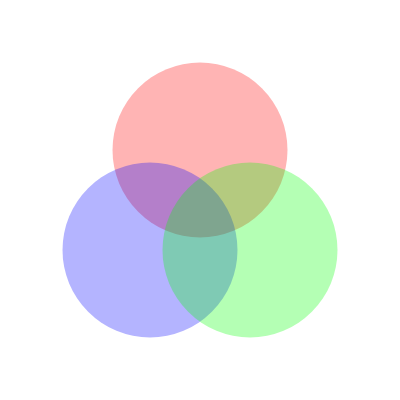
Frame 1 (no input)
Frame 60 (no input): identical to frame 1, image omitted
Frame 120 (the mouse pressed at the canvas centre since frame 60): identical to frame 1, image omitted

The p5.js sketch that drew this single still picture (run headless with seeded random() and noise() and a simulated clock; from frame 60 on, the mouse is pressed at the canvas centre):

// p5.js sketch
// ── sketch.js
function setup() {
  createCanvas(400, 400);
}

function draw() {
  background(255);
  
  noStroke();
  fill(255,0,0,75);
  circle(200,150,175);
  
  noStroke();
  fill(0,0,255,75);
  circle(150,250,175);
 
  noStroke();
  fill(0,255,0,75);
  circle(250,250,175)
}
